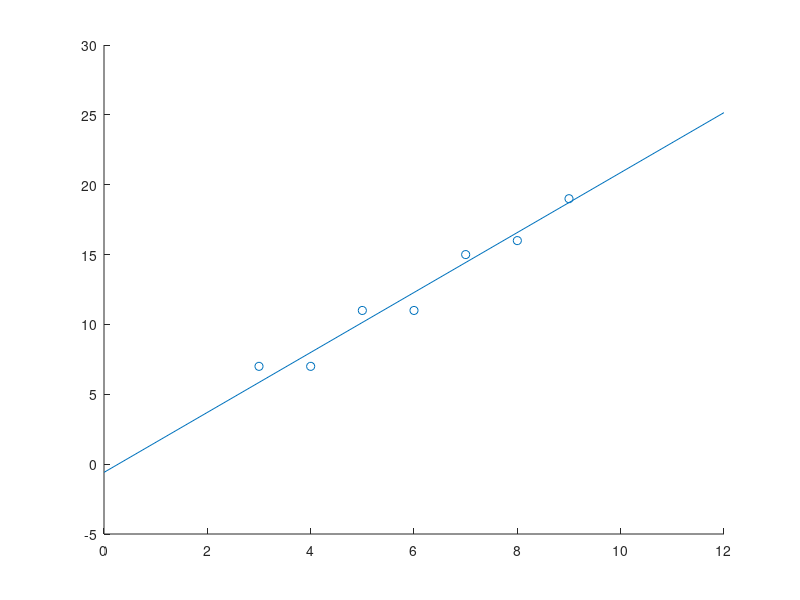
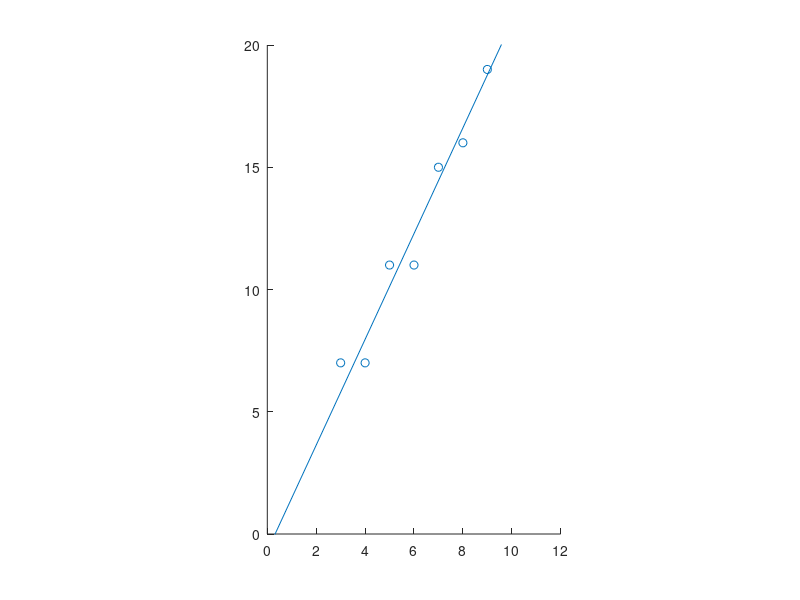
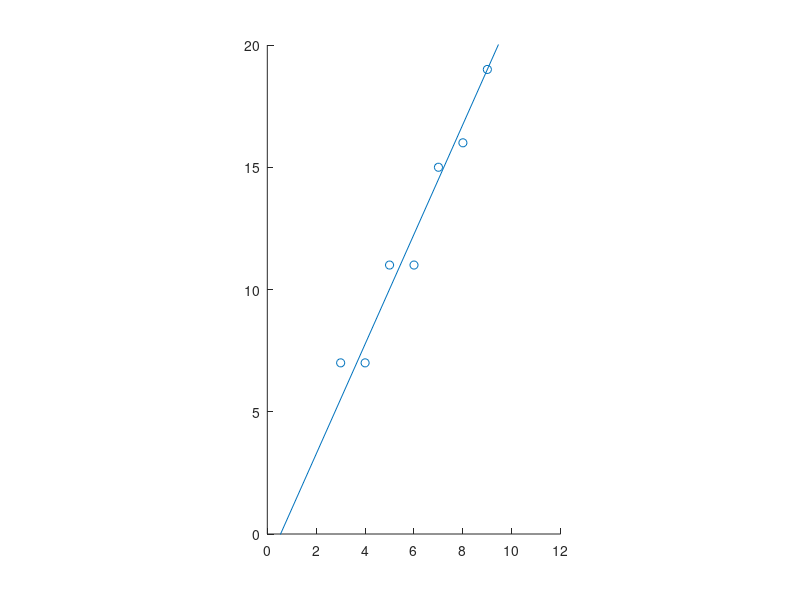

The MATLAB source for these figures, in order:
close all
clc
clearvars

%% SVD
X = [3,4,5,6,7,8,9];
Y = [7,7,11,11,15,16,19];

figure
scatter(X,Y)
% axis equal
% xlim([0,12])
% ylim([0,20])
X_mean = mean(X);
Y_mean = mean(Y);
X = X - X_mean;
Y = Y - Y_mean;

M = [X', Y'];
Q = M' * M;
[U, S, V] = svd(Q);

% U = V
u1 = U(1,1);
u2 = U(2,1);
phi = atan2(u2 ,u1);

a = tan(phi);
b = Y_mean - a * X_mean; 
hold on
plot([0,12],[b,a*12+b])

xsvd = [a;b];

%% GHM ohne
% Naehrungswerte
t = [3,4,5,6,7,8,9]';
h = [7,7,11,11,15,16,19]';
P = diag(ones(14,1));

A = [t,ones(7,1)];
x0 = (A' * A) \ A' * h; % a0,b0
y = [h;t];
y0 = [h;t];
x_dach = x0;

dx_dach = 1;
j = 1;

xohne = zeros(2,8);
xohne(:,1) = x0;
while norm(dx_dach) > 10e-8
    dy = -(y - y0);
    w0 = y(1:7) - x_dach(1) * y(8:14) - x_dach(2);
    A = [-y(1:7), -ones(7,1)];    
    B1 = eye(7);
    B2 = eye(7) * (-x_dach(1));
    Bt = [B1,B2];
    N = [Bt * inv(P) * Bt' ,-A;
    -A', zeros(2)];

    w = w0 + Bt * dy;
    k = [w;zeros(2,1)];
    L = N \ k;
    lambda = L(1:7);
    dx_dach = L(8:9);
    x_dach = x_dach + dx_dach;
    
    xohne(:,j+1) = x_dach;
    
    e = -inv(P) * Bt' * lambda;
    y0 = y + e;
    j = j+1;
end

figure
scatter(t,h);
hold on
plot([0,12],[x_dach(2),x_dach(1)*12+x_dach(2)])
axis equal
xlim([0,12])
ylim([0,20])
x_ohne = x_dach;


%% GHM mit
% Naehrungswerte
t = [3,4,5,6,7,8,9]';
h = [7,7,11,11,15,16,19]';
% 
% P = diag([1,1,1,1,1,1,1,1,1,1,1,1,1,1]);
% P = diag([1,2,3,4,5,6,7,1,1,1,1,1,1,1]);
% P = diag([1,1,1,1,1,1,1,1,2,3,4,5,6,7]);
P = diag([5,6,7,8,9,1,2,3,4,10,11,12,13,14]);

A = [t,ones(7,1)];
x0 = (A' * A) \ A' * h; % a0,b0
y = [h;t];
y0 = [h;t];
x_dach = x0;

xmit = zeros(2,8);
xmit(:,1) = x0;

dx_dach = [1;1];
j = 1;
while norm(dx_dach) > 10e-7
    dy = -(y - y0);
    w0 = y(1:7) - x_dach(1) * y(8:14) - x_dach(2);
    A = [-y(1:7), -ones(7,1)];    
    B1 = eye(7);
    B2 = eye(7) * (-x_dach(1));
    Bt = [B1,B2];
    N = [Bt * inv(P) * Bt' ,-A;
    -A', zeros(2)];

    w = w0 + Bt * dy;
    k = [w;zeros(2,1)];
    L = N \ k;
    lambda = L(1:7);
    dx_dach = L(8:9);
    x_dach = x_dach + dx_dach;
    
    xmit(:,j+1) = x_dach;
    
    e = -inv(P) * Bt' * lambda;
    y0 = y + e;
    j = j+1;
end

figure
scatter(t,h);
hold on
plot([0,12],[x_dach(2),x_dach(1)*12+x_dach(2)])
axis equal
xlim([0,12])
ylim([0,20])
x_mit = x_dach;
% % 
% % 
% % x_all = [[a;b],x_mit,x_ohne];
% % 
% % legend('measurement', 'svd', 'ohne', 'mit')
% % 
% % X = [3,4,5,6,7,8,9];
% % 
% % 
% % phi1 = atan(xsvd(1));
% % l1 = [cos(phi1);sin(phi1)];
% % Y = [7,7,11,11,15,16,19];
% % Y = Y - xsvd(2);
% % M = [X', Y'];
% % e1 = l1' * M' * M * l1;
% % 
% % phi2 = atan(xohne(1,2));
% % l2 = [cos(phi2);sin(phi2)];
% % Y = [7,7,11,11,15,16,19];
% % Y = Y - xohne(2,2);
% % M = [X', Y'];
% % e2 = l2' * M' * M * l2;
% % 
% % phi3 = atan(xmit(1,3));
% % l3 = [cos(phi3);sin(phi3)];
% % % Y = [7,7,11,11,15,16,19];
% % % Y = Y - xmit(2,3);
% % % M = [X', Y'];
% % e3 = l3' * M' * M * l3;
% % 
% % 
% H = [t,ones(7,1)];
% P = diag([1,2,3,4,5,6,7]);
% P = diag([1,1,1,1,1,1,1]);
% x00 = (H' * P * H) \ H' * P * h; % a0,b0
% hold on
% plot([0,12],[x00(2),x00(1)*12+x00(2)])
% % 
% % 
% % t1 = [H, h];
% % [U1, S1, V1] = svd(t1,'econ');
% % E = U1(:,end) * S1(end,end) * V1(:,end)';
% % e_dach = E(:,end);
% % h_dach = h - e_dach;
% % hold on
% % plot(t,h_dach,'*-')